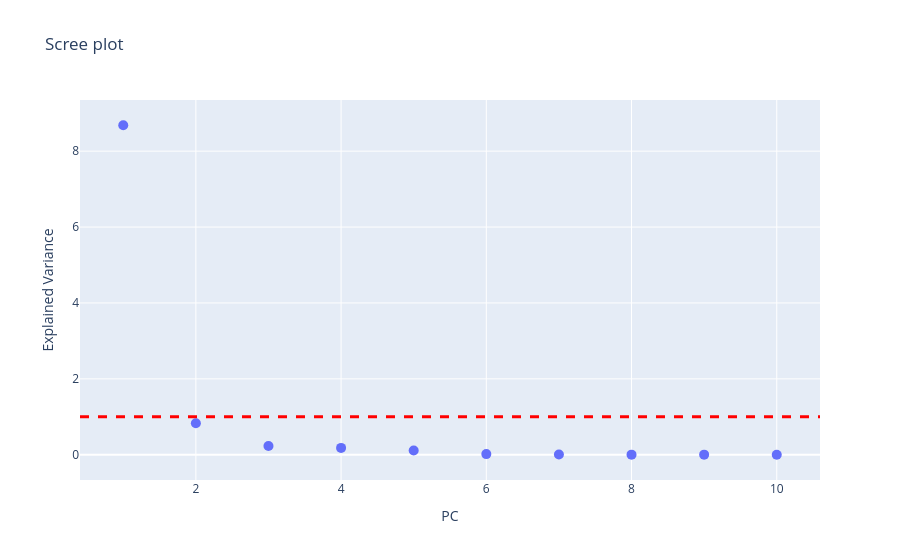

Notebook cell for this chart:
### Markdown cell above
# Ex2.2  (SLIDE 11 DA AULA 4)

### Code cell
# Scree plot: gráfico dos valores próprios (explained variance) de cada componente principal

# Eixo x: números das componentes (PC1, PC2, ...), de 1 até ao número total de componentes
# Eixo y: valor próprio de cada componente, ou seja, a variância dos dados nessa direção
fig = px.scatter(x=np.arange(1, len(pca.explained_variance_) + 1),
                 y=pca.explained_variance_,
                 labels=dict(x="PC", y="Explained Variance"),
                 title="Scree plot")

# Linha horizontal em y = 1 (critério de Kaiser):
# retêm-se as componentes com valor próprio acima de 1
fig.add_hline(y=1, line_width=3, line_dash="dash", line_color="red")

# Aumenta o tamanho dos marcadores para facilitar a leitura do gráfico
fig.update_traces(marker_size=10)

# Mostra o gráfico
fig.show()

### Figure 1 — Plotly figure (JSON) as saved in the notebook; plotly's stock layout.template omitted (floating-point values rounded to 4 significant figures)
{"data": [{"hovertemplate": "PC=%{x}<br>Explained Variance=%{y}<extra></extra>", "legendgroup": "", "marker": {"color": "#636efa", "size": 10, "symbol": "circle"}, "mode": "markers", "name": "", "orientation": "v", "showlegend": false, "type": "scatter", "x": [1, 2, 3, 4, 5, 6, 7, 8, 9, 10], "xaxis": "x", "y": [8.682, 0.8283, 0.2294, 0.1812, 0.1146, 0.01748, 0.006673, 0.003537, 0.003037, 0.0004484], "yaxis": "y"}], "layout": {"legend": {"tracegroupgap": 0}, "shapes": [{"line": {"color": "red", "dash": "dash", "width": 3}, "type": "line", "x0": 0, "x1": 1, "xref": "x domain", "y0": 1, "y1": 1, "yref": "y"}], "title": {"text": "Scree plot"}, "xaxis": {"anchor": "y", "domain": [0, 1], "title": {"text": "PC"}}, "yaxis": {"anchor": "x", "domain": [0, 1], "title": {"text": "Explained Variance"}}}}
